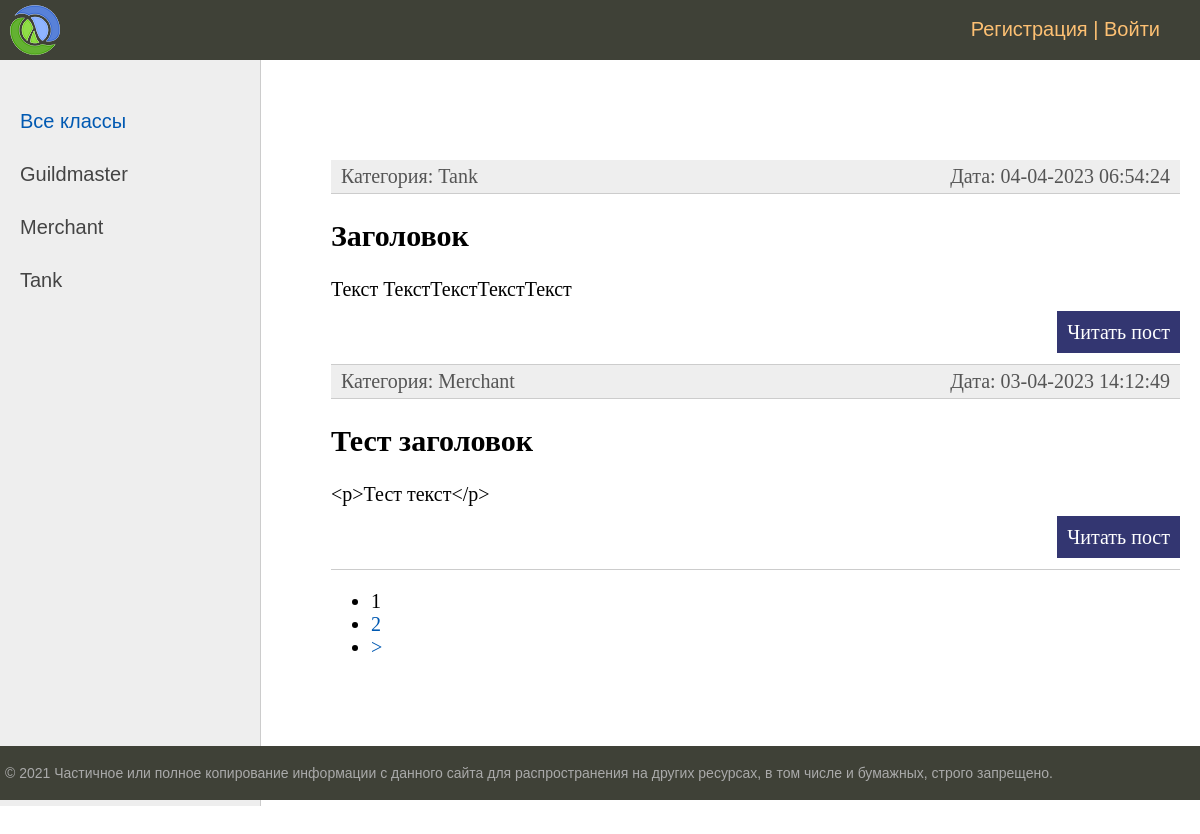
Before: / with the older database file.
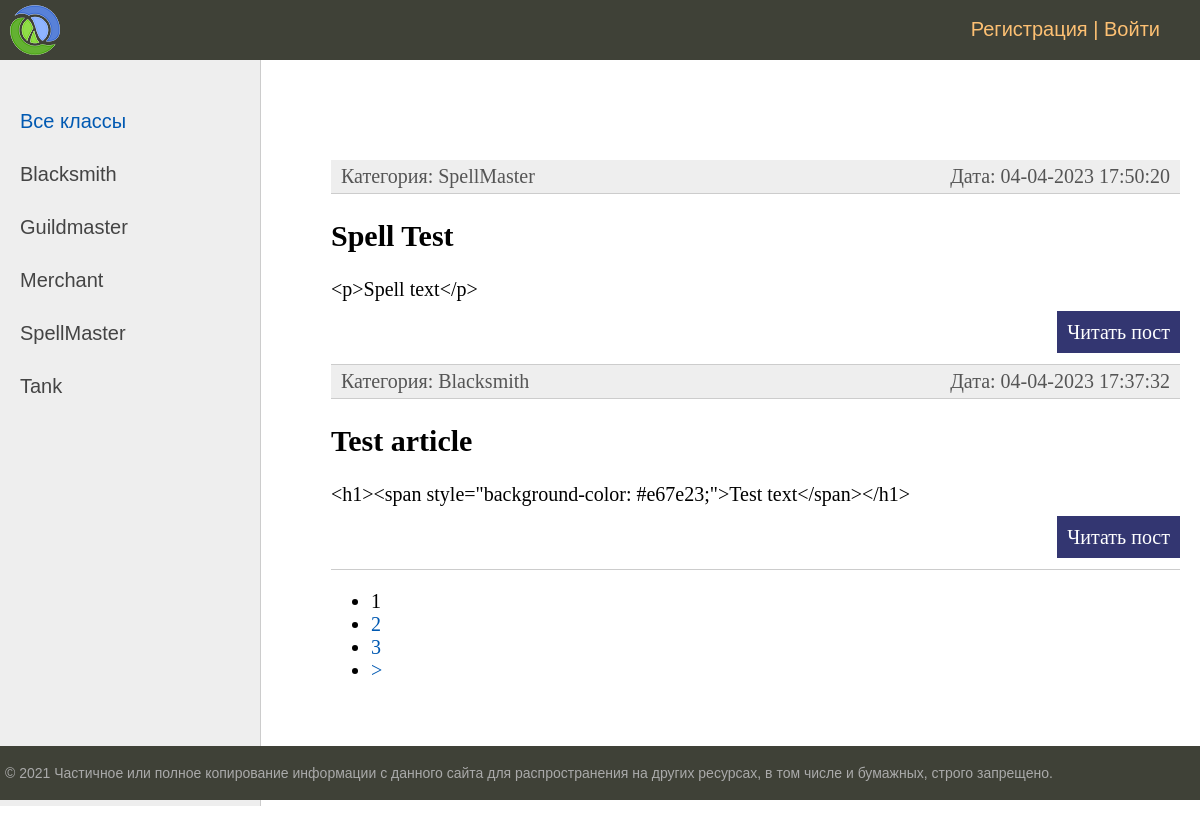
After: the same page with the newer database file.
### ads/models.py (models this page shows, shortened)
class Category(models.Model):
    name = models.CharField(max_length=255, choices=POSITION)
    slug = models.SlugField(max_length=255, unique=True, verbose_name="URL")
    def __str__(self):
        return self.name
    def get_absolute_url(self):
        return reverse('category', kwargs={'category_slug': self.slug})

class Post(models.Model):
    user = models.ForeignKey(User, on_delete=models.CASCADE)
    slug = models.SlugField(max_length=255, unique=True, verbose_name="URL")
    created = models.DateTimeField(auto_now_add=True)
    category = models.ForeignKey(Category, on_delete=models.CASCADE)
    article = models.CharField(max_length=255)
    post_text = HTMLField()
    def get_absolute_url(self):
        return reverse('post', kwargs={'post_slug': self.slug})

### ads/views.py (the view)
# urls.py: path('', PostList.as_view(), name='post_list'),
class PostList(DataMixin, ListView):
    model = Post
    ordering = '-created'
    template_name = 'index.html'
    context_object_name = 'posts'
    def get_queryset(self):
        queryset = super().get_queryset()
        return queryset
    def get_context_data(self, **kwargs):
        context = super().get_context_data(**kwargs)
        c_def = self.get_user_context(title='Главная страница')
        return dict(list(context.items()) + list(c_def.items()))

### ads/utils.py (called while the page is built)
        def get_user_context(self, **kwargs):
                context = kwargs
                categories = Category.objects.annotate(Count('post'))
                user_menu = menu.copy()
                if not self.request.user.is_authenticated:
                        user_menu.pop(0)
                context['menu'] = user_menu
                context['categories'] = categories
                if 'cat_selected' not in context:
                        context['cat_selected'] = 0
                return context

### templates/index.html (shortened to what this page needs)
{% extends "base.html" %}
{% block content %}
<ul class="list-articles">
	{% for p in posts %}
			<li><div class="article-panel">
				<p class="first">Категория: {{p.category}}</p>
				<p class="last">Дата: {{p.created|date:"d-m-Y H:i:s" }}</p>
			<li><h2>{{p.article}}</h2>
	{% autoescape on %}
	{{p.post_text|linebreaks|truncatewords:50}}
	{% endautoescape %}
			<p class="link-read-post"><a href="{{ p.get_absolute_url }}">Читать пост</a></p>
			</li>
	{% endfor %}
</ul>
{% endblock %}

### templates/base.html (shortened to what this page needs)
{% load static %}
{% load custom_tags %}
<!DOCTYPE html>
<html>
<head>
	<link type="text/css" href="{% static 'css/styles.css' %}" rel="stylesheet" />
</head>
<body>
<table class="table-page" border=0 cellpadding="0" cellspacing="0">
<tr><td valign=top>
{% block mainmenu %}
		<div class="header">
			<ul id="mainmenu" class="mainmenu">
			<li class="logo"><a href="{% url 'post_list' %}"><div class="logo"></div></a></li>
				{% if request.user.is_authenticated %}
				<li class="last"> {{user.username}} | <a href="{% url 'logout' %}">Выйти</a></li>
				{% else %}
				<li class="last"><a href="{% url 'register' %}">Регистрация</a> | <a href="{% url 'login' %}">Войти</a></li>
				{% endif %}
			</ul>
		</div>
{% endblock mainmenu %}
<table class="table-content" border=0 cellpadding="0" cellspacing="0">
<tr>
	<td valign="top" class="left-chapters">
	<ul id="leftchapters">
{% if cat_selected == 0 %}
		<li class="selected">Все классы</li>
{% else %}
		<li><a href="{% url 'post_list' %}">Все классы</a></li>
{% endif %}
{% for c in categories %}
{% if c.post__count > 0  %}
	{% if c.pk == cat_selected %}
		<li class="selected">{{c.name}}</li>
	{% else %}
		<li><a href="{{c.get_absolute_url}}">{{c.name}}</a></li>
	{% endif %}
{% endif %}
{% endfor %}
	</ul>
</td>
<td valign="top" class="content">
	<div class="content-text">
{% block content %}
{% endblock %}
{% if page_obj.has_other_pages %}
<nav class="list-pages">
    <ul>
        {% for p in paginator.page_range %}
		{% if page_obj.number == p %}
        <li class="page-num page-num-selected">{{ p }}</li>
		{% elif p >= page_obj.number|add:-2 and p <= page_obj.number|add:2  %}
        <li class="page-num">
            <a href="?page={{ p }}">{{ p }}</a>
        </li>
		{% endif %}
        {% endfor %}
{% if page_obj.has_next %}
<li class="page-num">
	<a href="?page={{ page_obj.next_page_number }}">&gt;</a>
</li>
{% endif %}
    </ul>
</nav>
{% endif %}
	</div>
</td></tr></table>
</td></tr>
<tr><td valign=top>
	<div id="footer">
		<p>&copy; 2021 Частичное или полное копирование информации с данного сайта для распространения на других ресурсах, в том числе и бумажных, строго запрещено.</p>
	</div>
</td></tr></table>
</body>
</html>

### static/css/styles.css (style rules this page uses)
html, body { font-family: 'Arial'; margin: 0; padding: 0; height: 100%; width: 100%; color: #444; }
a { color: #0059b2; text-decoration: none; }
p.link-read-post { text-align: right; }
p.link-read-post a { padding: 10px; min-width: 100px; background: #333671; color: #fff; text-decoration: none; }
div.article-panel { background: #eee; padding: 5px 10px 5px 10px; box-sizing: border-box; overflow: hidden; color: #555; }
div.article-panel p.first { margin: 0; float: left; }
div.article-panel p.last { margin: 0; float: right; }
ul.list-articles { list-style: none; margin: 0; padding: 0; }
ul.list-articles li { border-bottom: 1px solid #ccc; }
.table-page { width: 100%; height: 100%; vertical-align: top; }
.table-page tr { height: 100%; }
.header { background: #3F4137; height: 60px; }
.logo { background: url('../images/logo.png') no-repeat 10px 5px; width: 70px; height: 60px; }
ul.mainmenu { list-style: none; margin: 0; padding: 0; height: 60px; color: #fdc073; font-size: 20px; overflow: hidden; }
ul.mainmenu li { float: left; margin: 18px 40px 0 30px; }
ul.mainmenu li.logo { margin: 0; }
ul.mainmenu li.last { float: right; }
ul.mainmenu li a { color: #fdc073; text-decoration: none; }
.table-content { width: 100%; min-height: 100%; height: 100%; }
.left-chapters { margin: 0; background: #eee; border-right: 1px solid #ccc; min-height: 100%; }
.left-chapters ul { width: 230px; min-height: 100%; margin: 0; padding: 20px 10px 10px 20px; list-style: none; font-size: 20px; }
.left-chapters ul li { margin: 30px 0 0 0; color: #999; }
.left-chapters ul li.selected { color: #0059b2; }
.left-chapters ul li a { color: #444; text-decoration: none; }
.content { padding: 40px 20px 20px 40px; width: 100%; box-sizing: border-box; }
.content-text { margin: 60px 0 0 30px; color: #000; font-size: 20px; font-family: Yandex Sans Display Light; }
#footer { box-sizing: border-box; background: #3F4137; padding: 5px; color: #aaa; font-size: 14px; font-family: Verdana, Geneva, Arial, Helvetica; text-align: left; overflow: hidden; }

Changed rows visible on the page:
no longer on this page (row unchanged): Post: category "Tank", created "04-04-2023 06:54:24", article "Заголовок", post_text "Текст ТекстТекстТекстТекст"
no longer on this page (row unchanged): Post: category "Merchant", created "03-04-2023 14:12:49", article "Тест заголовок", post_text "<p>Тест текст</p>"
now on this page (row unchanged): Category: name "Blacksmith"
added Category: name "SpellMaster"
added Post: category "SpellMaster", created "04-04-2023 17:50:20", article "Spell Test", post_text "<p>Spell text</p>"
added Post: category "Blacksmith", created "04-04-2023 17:37:32", article "Test article", post_text "<h1><span style=\"background-color: #e67e23;\">Test text</span></h1>"
Other visible differences:
new list line: "3"
